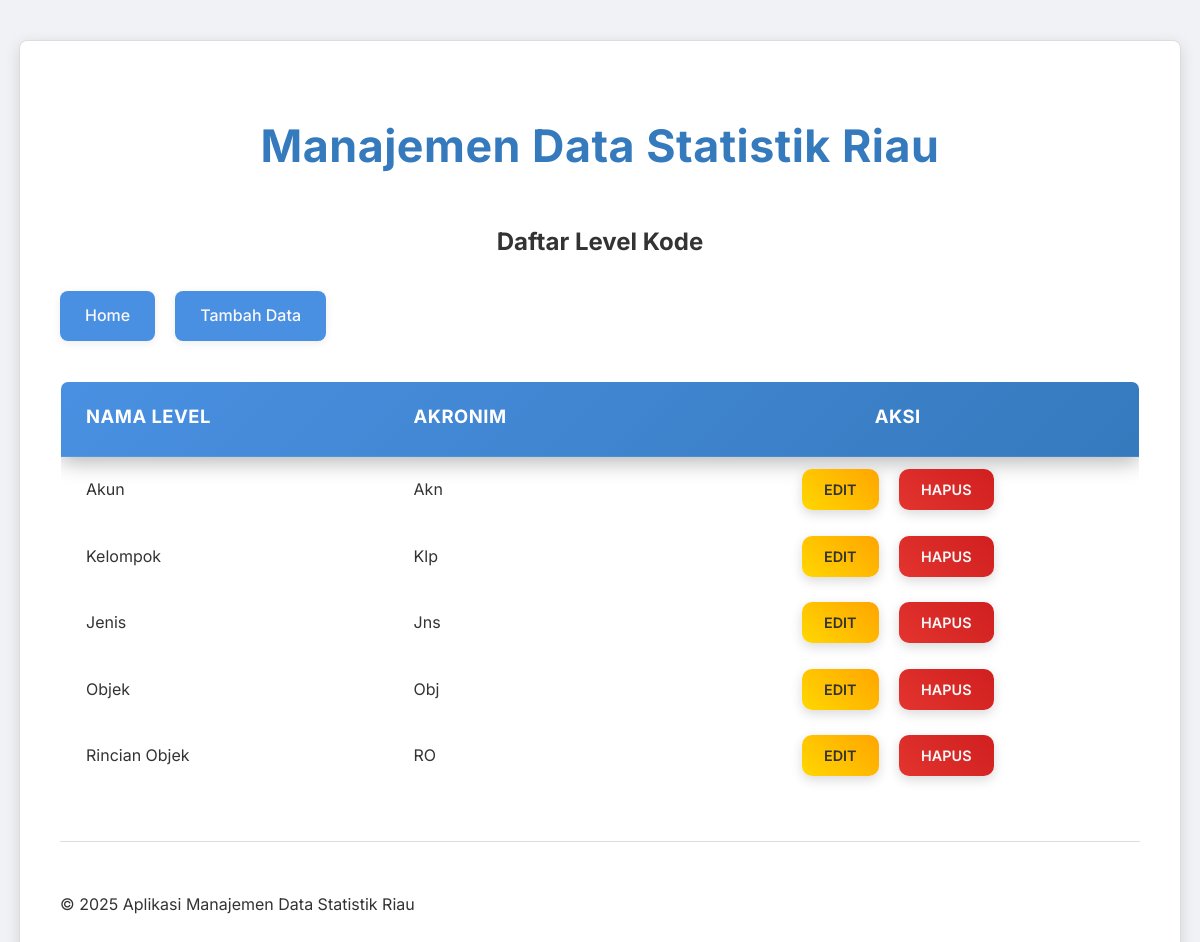
The page /pages/level-kode/read.php on the database its author committed.
### tables this page shows
CREATE TABLE `kode_level` (
  `id` int(11) NOT NULL,
  `nama_level` varchar(255) DEFAULT NULL,
  `akronim` varchar(255) DEFAULT NULL
);

### pages/level-kode/read.php (the view, shortened to what this page needs)
<?php
include '../../config/database.php';
include '../../templates/header.php';
$sql = "SELECT * FROM kode_level ORDER BY id";
$result = $conn->query($sql);
?>
<h2 style="text-align: center;">Daftar Level Kode</h2>
<div class="button-group">
    <a href="../../index.php">Home</a>
    <a href="create.php">Tambah Data</a>
</div>
<?php
if ($result->num_rows > 0):
?>
    <table>
        <thead>
            <tr>
                <th>Nama Level</th>
                <th>Akronim</th>
                <th style="text-align: center;">Aksi</th>
            </tr>
        </thead>
        <tbody>
            <?php
            while ($row = $result->fetch_assoc()):
            ?>
                <tr>
                    <td><?php echo htmlspecialchars($row['nama_level']); ?></td>
                    <td><?php echo htmlspecialchars($row['akronim']); ?></td>
                    <td class="actions">
                        <a href="update.php?id=<?php echo htmlspecialchars($row['id']); ?>" class="edit">Edit</a>
                        <a href="delete.php?id=<?php echo htmlspecialchars($row['id']); ?>" class="delete" onclick="return confirm('Apakah Anda yakin ingin menghapus data ini?')">Hapus</a>
                    </td>
                </tr>
            <?php endwhile; ?>
        </tbody>
    </table>
<?php else: ?>
    <p>Belum ada data.</p>
<?php endif; ?>
<?php
include '../../templates/footer.php';
?>

### templates/css/style.css (style rules this page uses)
:root { --primary-color: #4A90E2; --primary-dark: #357ABD; --accent-color: #50E3C2; --secondary-accent: #FF6B6B; --tertiary-color: #FFC107; --text-dark: #333333; --text-light: #F8F8F8; --bg-light: #F0F2F5; --bg-dark: #2C3E50; --card-bg: #FFFFFF; --border-color: #DDDDDD; --input-bg: #F8F8F8; --shadow-light: 0 2px 8px rgba(0, 0, 0, 0.08); --shadow-medium: 0 4px 15px rgba(0, 0, 0, 0.12); --success-color: #28A745; --danger-color: #DC3545; --warning-color: #FFC107; --info-color: #17A2B8; --radius-base: 8px; --transition-fast: 0.2s ease-in-out; --transition-normal: 0.3s ease-in-out; --gradient-primary: linear-gradient(135deg, var(--primary-color) 0%, var(--primary-dark) 100%); --gradient-accent: linear-gradient(135deg, var(--accent-color) 0%, #34B79C 100%); --gradient-secondary-accent: linear-gradient(135deg, var(--secondary-accent) 0%, #FF8A8A 100%); --gradient-tertiary: linear-gradient(135deg, var(--tertiary-color) 0%, #FFA000 100%); }
body { font-family: 'Inter', sans-serif; background: var(--bg-light); margin: 0; padding: 0; line-height: 1.6; color: var(--text-dark); display: flex; justify-content: center; align-items: flex-start; min-height: 100vh; padding: 40px 0; box-sizing: border-box; overflow-x: hidden; overflow-y: auto; position: relative; }
body::before { content: none; }
table { width: 100%; border-collapse: separate; border-spacing: 0; margin-top: 40px; box-shadow: var(--shadow-glass); border-radius: var(--radius-base); overflow: hidden; background-color: rgba(255, 255, 255, 0.05); border: 1px solid rgba(255, 255, 255, 0.1); backdrop-filter: blur(10px); -webkit-backdrop-filter: blur(10px); }
table thead tr { background: var(--gradient-primary); color: #FFFFFF; box-shadow: 0 5px 20px rgba(0, 0, 0, 0.3); }
table th, table td { padding: 20px 25px; text-align: left; border-bottom: 1px solid rgba(255, 255, 255, 0.08); }
table th { font-weight: 700; font-size: 1.15em; letter-spacing: 0.5px; text-transform: uppercase; position: relative; padding-bottom: 25px; }
table th::after { content: ''; position: absolute; bottom: 0; left: 50%; transform: translateX(-50%); width: 0; height: 3px; background-color: var(--accent-color); transition: width 0.3s ease-out; }
table tbody tr:nth-child(even) { background-color: rgba(249, 250, 251, 0.03); }
table tbody tr:nth-child(odd) { background-color: rgba(255, 255, 255, 0.01); }
table td.actions { text-align: center; white-space: nowrap; }
table td.actions a { padding: 12px 22px; border-radius: 10px; font-weight: 600; transition: background-color var(--transition-fast), transform var(--transition-fast), box-shadow var(--transition-fast); margin: 0 8px; box-shadow: 0 4px 12px rgba(0, 0, 0, 0.15); text-transform: uppercase; font-size: 0.9em; text-decoration: none; }
table td.actions .edit { background: linear-gradient(45deg, #FFD700, #FFA500); color: #333; }
table td.actions .delete { background: linear-gradient(45deg, #E3342F, #D01F1F); color: var(--text-light); }
.button-group { display: flex; gap: 20px; margin-top: 30px; justify-content: flex-start; }
.button-group a { display: inline-block; background-color: var(--primary-color); color: var(--text-light); padding: 12px 25px; text-decoration: none; border-radius: var(--radius-base); font-size: 1em; font-weight: 500; transition: background-color var(--transition-fast), transform var(--transition-fast), box-shadow var(--transition-fast); box-shadow: var(--shadow-light); }
* { scrollbar-width: thin; scrollbar-color: #888888 #F0F2F5; }

### rows shown on the page
kode_level: nama_level "Akun", akronim "Akn"
kode_level: nama_level "Kelompok", akronim "Klp"
kode_level: nama_level "Jenis", akronim "Jns"
kode_level: nama_level "Objek", akronim "Obj"
kode_level: nama_level "Rincian Objek", akronim "RO"
